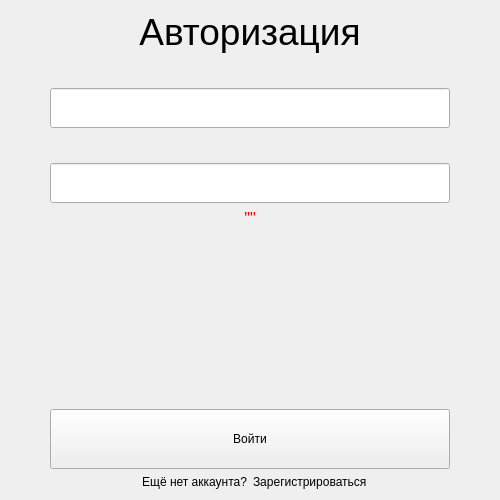
<?xml version="1.0" encoding="UTF-8"?>
<ui version="4.0">
 <class>Form</class>
 <widget class="QWidget" name="Form">
  <property name="geometry">
   <rect>
    <x>0</x>
    <y>0</y>
    <width>500</width>
    <height>500</height>
   </rect>
  </property>
  <property name="minimumSize">
   <size>
    <width>500</width>
    <height>500</height>
   </size>
  </property>
  <property name="windowTitle">
   <string>Waveful</string>
  </property>
  <layout class="QGridLayout" name="gridLayout_2">
   <item row="0" column="0">
    <layout class="QGridLayout" name="gridLayout">
     <item row="4" column="0">
      <spacer name="horizontalSpacer">
       <property name="orientation">
        <enum>Qt::Horizontal</enum>
       </property>
       <property name="sizeHint" stdset="0">
        <size>
         <width>58</width>
         <height>20</height>
        </size>
       </property>
      </spacer>
     </item>
     <item row="4" column="1">
      <widget class="QPushButton" name="enter_button">
       <property name="minimumSize">
        <size>
         <width>400</width>
         <height>60</height>
        </size>
       </property>
       <property name="text">
        <string>Войти</string>
       </property>
      </widget>
     </item>
     <item row="3" column="1">
      <spacer name="verticalSpacer">
       <property name="orientation">
        <enum>Qt::Vertical</enum>
       </property>
       <property name="sizeHint" stdset="0">
        <size>
         <width>20</width>
         <height>108</height>
        </size>
       </property>
      </spacer>
     </item>
     <item row="5" column="0" colspan="3">
      <layout class="QHBoxLayout" name="horizontalLayout">
       <item>
        <widget class="QLabel" name="label">
         <property name="font">
          <font>
           <pointsize>9</pointsize>
          </font>
         </property>
         <property name="text">
          <string>Ещё нет аккаунта?</string>
         </property>
         <property name="alignment">
          <set>Qt::AlignRight|Qt::AlignTrailing|Qt::AlignVCenter</set>
         </property>
        </widget>
       </item>
       <item>
        <widget class="QLabel" name="register_hypertext">
         <property name="font">
          <font>
           <pointsize>9</pointsize>
          </font>
         </property>
         <property name="text">
          <string>Зарегистрироваться</string>
         </property>
        </widget>
       </item>
      </layout>
     </item>
     <item row="4" column="2">
      <spacer name="horizontalSpacer_2">
       <property name="orientation">
        <enum>Qt::Horizontal</enum>
       </property>
       <property name="sizeHint" stdset="0">
        <size>
         <width>58</width>
         <height>20</height>
        </size>
       </property>
      </spacer>
     </item>
     <item row="1" column="1">
      <layout class="QVBoxLayout" name="verticalLayout">
       <property name="spacing">
        <number>35</number>
       </property>
       <item>
        <widget class="QLabel" name="label_3">
         <property name="font">
          <font>
           <pointsize>28</pointsize>
          </font>
         </property>
         <property name="autoFillBackground">
          <bool>false</bool>
         </property>
         <property name="text">
          <string>Авторизация</string>
         </property>
         <property name="alignment">
          <set>Qt::AlignCenter</set>
         </property>
        </widget>
       </item>
       <item>
        <widget class="QLineEdit" name="login_input">
         <property name="minimumSize">
          <size>
           <width>250</width>
           <height>40</height>
          </size>
         </property>
        </widget>
       </item>
       <item>
        <widget class="QLineEdit" name="password_input">
         <property name="minimumSize">
          <size>
           <width>250</width>
           <height>40</height>
          </size>
         </property>
        </widget>
       </item>
      </layout>
     </item>
     <item row="2" column="1">
      <widget class="QLabel" name="message_label">
       <property name="font">
        <font>
         <pointsize>12</pointsize>
         <weight>50</weight>
         <bold>false</bold>
         <underline>false</underline>
        </font>
       </property>
       <property name="styleSheet">
        <string notr="true">color: rgb(255, 0, 0)</string>
       </property>
       <property name="text">
        <string>""</string>
       </property>
       <property name="alignment">
        <set>Qt::AlignCenter</set>
       </property>
      </widget>
     </item>
    </layout>
   </item>
  </layout>
 </widget>
 <resources/>
 <connections/>
</ui>
